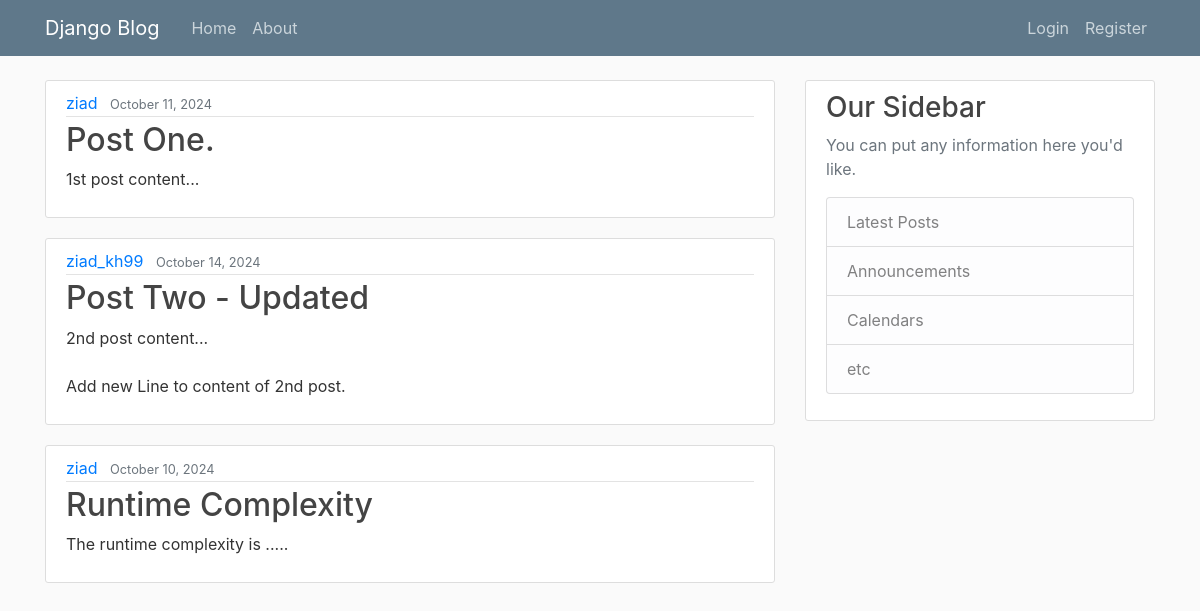
The app's page /, older data.
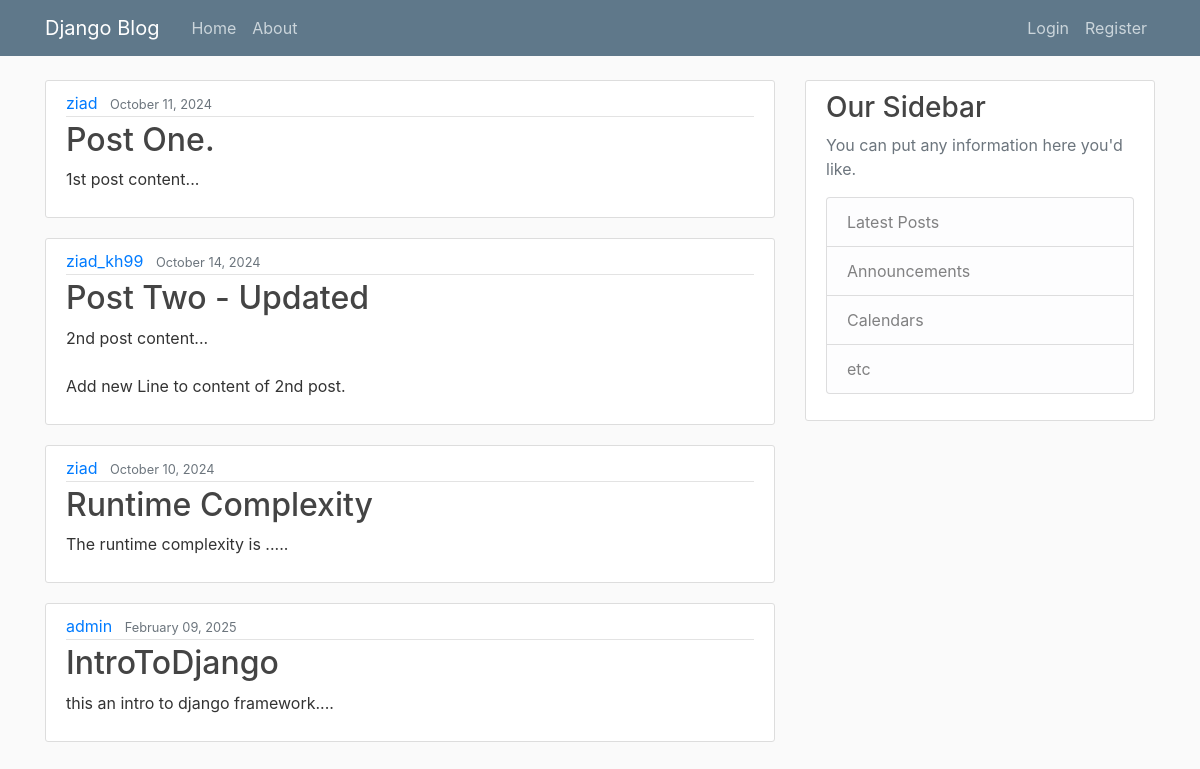
The same page, newer data.
### blog/models.py (models this page shows, shortened)
class Post(models.Model):
    title = models.CharField(max_length=100)                    # title VARCHAR(100)
    content = models.TextField()                                # Unrestrected text
    date_posted = models.DateTimeField(default=timezone.now)
    author = models.ForeignKey(User, on_delete=models.CASCADE)

### blog/views.py (the view)
# urls.py: 2. Add a URL to urlpatterns:  path('', views.home, name='home')
def home(request):
    context = {
        'posts': Post.objects.all(),
        'title': 'AZ-Blog Home',
    }
    return render(request, 'blog/home.html', context)

### blog/templates/blog/home.html
{% extends 'blog/base.html' %}
{% block content %}
    {% for post in posts %}
        <article class="media content-section">
        <div class="media-body">
            <div class="article-metadata">
            <a class="mr-2" href="#">{{ post.author }}</a>
            <small class="text-muted">{{ post.date_posted | date:'F d, Y'}}</small>
            </div>
            <h2><a class="article-title" href="#">{{ post.title }}</a></h2>
            <p class="article-content">{{ post.content }}</p>
        </div>
        </article>
    {% endfor %}
{% endblock content %}

### blog/templates/blog/base.html (shortened to what this page needs)
{% load static %}
<!DOCTYPE html>
<html lang="en">
<head>
    <link rel="stylesheet" href="https://cdn.jsdelivr.net/npm/bootstrap@4.4.1/dist/css/bootstrap.min.css">
    <link rel="stylesheet" href="{% static 'blog/main.css' %}" />
</head>
<body>
    <header class="site-header">
        <nav class="navbar navbar-expand-md navbar-dark bg-steel fixed-top">
          <div class="container">
            <a class="navbar-brand mr-4" href="{% url 'blog-home' %}">Django Blog</a>
            <div class="collapse navbar-collapse" id="navbarToggle">
              <div class="navbar-nav mr-auto">
                <a class="nav-item nav-link" href="{% url 'blog-home' %}">Home</a>
                <a class="nav-item nav-link" href="{% url 'blog-about' %}">About</a>
              </div>
              <div class="navbar-nav">
                {% if user.is_authenticated %}
                  <a class="nav-item nav-link" href="{% url 'user-profile' %}">Profile</a>
                  <form action="{% url 'logout' %}" method="POST">
                    {% csrf_token %}
                    <button type="submit" class="nav-item nav-link btn btn-link">Logout</button>
                  </form>
                {% else %}
                  <a class="nav-item nav-link" href="{% url 'login' %}">Login</a>
                  <a class="nav-item nav-link" href="{% url 'users-register' %}">Register</a>
                {% endif %}
              </div>
            </div>
          </div>
        </nav>
    </header>
    <main role="main" class="container">
        <div class="row">
          <div class="col-md-8">
            {% block content %}{% endblock content %}
          </div>
          <div class="col-md-4">
            <div class="content-section">
              <h3>Our Sidebar</h3>
              <p class='text-muted'>You can put any information here you'd like.
                <ul class="list-group">
                  <li class="list-group-item list-group-item-light">Latest Posts</li>
                  <li class="list-group-item list-group-item-light">Announcements</li>
                  <li class="list-group-item list-group-item-light">Calendars</li>
                  <li class="list-group-item list-group-item-light">etc</li>
                </ul>
              </p>
            </div>
          </div>
        </div>
      </main>
</body>
</html>

### blog/static/blog/main.css (style rules this page uses)
body { background: #fafafa; color: #333333; margin-top: 5rem; }
h1, h2, h3, h4, h5, h6 { color: #444444; }
ul { margin: 0; }
.bg-steel { background-color: #5f788a; }
.site-header .navbar-nav .nav-link { color: #cbd5db; }
.content-section { background: #ffffff; padding: 10px 20px; border: 1px solid #dddddd; border-radius: 3px; margin-bottom: 20px; }
.article-title { color: #444444; }
.article-content { white-space: pre-line; }
.article-metadata { padding-bottom: 1px; margin-bottom: 4px; border-bottom: 1px solid #e3e3e3 }

Row changes from the older to the newer data that the page shows:
added Post: author "admin", date_posted "February 09, 2025", title "IntroToDjango", content "this an intro to django framework...."
